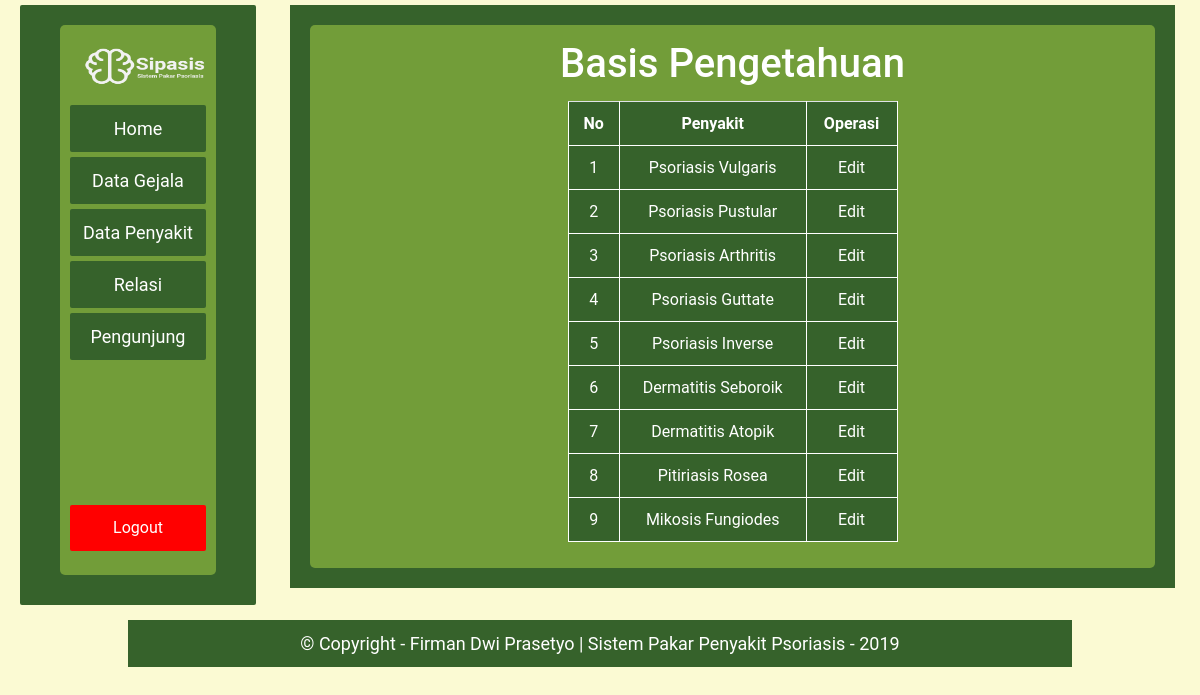
The app's page /admin/relasi.php (signed in) with its own data.
### tables this page shows
CREATE TABLE `tabel_penyakit` (
  `kode_penyakit` varchar(5) NOT NULL,
  `nama_penyakit` varchar(50) NOT NULL,
  `definisi` varchar(200) NOT NULL,
  `pengobatan` varchar(500) NOT NULL,
  `pencegahan` varchar(500) NOT NULL
);

### admin/relasi.php (the view)
<?php include('headeradmin.php'); ?>
        <div id="hem">
            <div id="hemdalam">
            <?php
            if(isset($_GET["edit"])){
            $sql_edit = mysql_query("select * from tabel_penyakit where kode_penyakit = '".$_GET["edit"]."'");
            $r_edit = mysql_fetch_array($sql_edit);
            ?>
            <form method="post" action="" id="geeky" >
            <input type="hidden" value="<?php echo $r_edit['kode_penyakit']; ?>" name="edit">
            <table>
            <tr><td>Penyakit</td></tr>
            <tr><td><input type="text" name="debug" value="<?php echo $r_edit['nama_penyakit']; ?>" class="input" /></td></tr>
            <tr><td>Gejala</td></tr>
            <?php
            $yang_mau_diedit = [];
            $sql_rule = mysql_query("select * from rule where kode_penyakit = '".$_GET["edit"]."'");
            while($r_edit = mysql_fetch_array($sql_rule)){
                $yang_mau_diedit[] = $r_edit["kode_gejala"];
            }
            $sql_sol = mysql_query("select * from tabel_gejala order by 1 asc");
            while($r_sol = mysql_fetch_array($sql_sol)){
                $mac = NULL;
                for($i=0; $i<count($yang_mau_diedit); $i++){
                    $mac .= $r_sol['kode_gejala'] == $yang_mau_diedit[$i] ? "checked" : NULL;
                }
                echo "<tr><td style='text-align:left'><input type='checkbox' value='".$r_sol['kode_gejala']."' name='kode_gejala[]' ".$mac." class='input'>"."[ ".$r_sol['kode_gejala']." ] ".$r_sol['nama_gejala']."</td></tr>";
            }
            ?>
            </tr>
            <tr>
                <td>
                    <input type="submit" value="Update" class="btn btn-success" name="btn_update">
                    <input type="button" value="Batal" class="btn btn-danger" onClick="self.history.back()">
                </td>
            </tr>
            </table>
            </form>
            <?php
            if(isset($_POST["btn_update"])){
                $check_ada_di_rule = mysql_query("SELECT * FROM rule WHERE kode_penyakit = '".$_POST["edit"]."'");
                $ada_di_rule = null;
                if($check_ada_di_rule) $ada_di_rule = mysql_fetch_array($check_ada_di_rule);
                $kumpulan_kode_gejala_yang_dicheck = $_POST["kode_gejala"];
                if($ada_di_rule == null){
                    for($i =0; $i<count($kumpulan_kode_gejala_yang_dicheck); $i++){
                        mysql_query("insert into rule set kode_penyakit = '".$_POST["edit"]."', kode_gejala = '".$kumpulan_kode_gejala_yang_dicheck[$i]."'");
                    }
                    echo "<script>location.href='?page=kerusakan&list'</script>";
                }else{
                    mysql_query("delete from rule where kode_penyakit = '".$_POST["edit"]."'");
                    for($i =0; $i<count($kumpulan_kode_gejala_yang_dicheck); $i++){
                        mysql_query("insert into rule set kode_penyakit = '".$_POST["edit"]."', kode_gejala = '".$kumpulan_kode_gejala_yang_dicheck[$i]."'");
                    }
                    echo "<script>location.href='?page=kerusakan&list'</script>";
                }
            }
        }else{
            ?>
            <h1 style="color: white">Basis Pengetahuan</h1>
            <table class="table" style="width: 40%">
            <tr><th>No</th><th>Penyakit</th><th>Operasi</th></tr>
            <?php
            $no=1;
            $sql_list = mysql_query("select * from tabel_penyakit order by 1 asc");
            while($r_list = mysql_fetch_array($sql_list)){
                echo "<tr><td>".$no."</td>";
                echo "<td>".$r_list['nama_penyakit']."</td>";
                echo "<td><a style=' text-decoration: none;color : #ffffff;' href='?page=relasi&edit=".$r_list['kode_penyakit']."'>Edit</a>";
                $no++;
            }
            ?>
            </table>
                    </div>
                </div>
        <?php } ?>
<?php include('footeradmin.php'); ?>

### css/adminstyle.css (style rules this page uses)
* { padding:5px; margin:5px auto; }
body { background:#f4f4f4; font-family: Roboto, sans-serif; font-size:18px; color:black; }
#hem { margin-top: -10px; margin-right: 15px; height: auto; background: #36622b; width: 75%; float: right; text-align: center; padding: 5px; }
#hemdalam { margin: 15px; padding: 10px; background: #729d39; text-align: center; height: 550px auto; border-radius: 5px; }
#hemdalam table, th, td { border: 1px solid white; background: #36622b; border-collapse: collapse; color: white; text-align: center; }

### records on screen
tabel_penyakit: nama_penyakit "Psoriasis Vulgaris"
tabel_penyakit: nama_penyakit "Psoriasis Pustular"
tabel_penyakit: nama_penyakit "Psoriasis Arthritis"
tabel_penyakit: nama_penyakit "Psoriasis Guttate"
tabel_penyakit: nama_penyakit "Psoriasis Inverse"
tabel_penyakit: nama_penyakit "Dermatitis Seboroik"
tabel_penyakit: nama_penyakit "Dermatitis Atopik"
tabel_penyakit: nama_penyakit "Pitiriasis Rosea"
tabel_penyakit: nama_penyakit "Mikosis Fungiodes"
